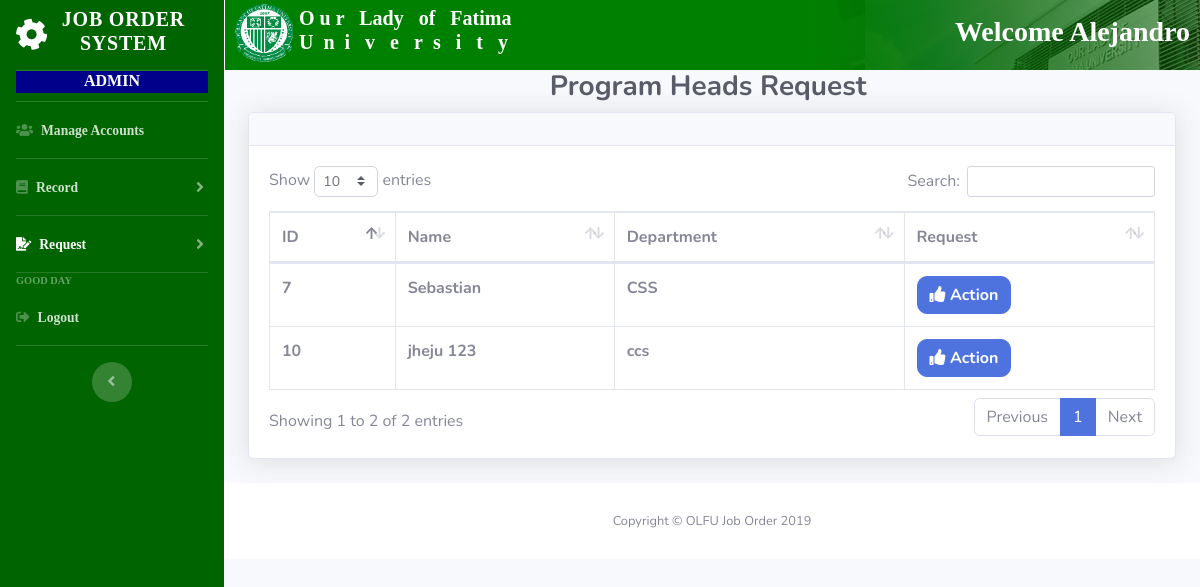
The page /Admin-Proghead.php (signed in) on the database its author committed.
### tables this page shows
CREATE TABLE `account` (
  `ID` int(255) NOT NULL,
  `firstname` char(255) NOT NULL,
  `lastname` char(255) NOT NULL,
  `department` char(255) NOT NULL,
  `access_level` char(255) NOT NULL,
  `username` varchar(255) NOT NULL,
  `password` varchar(255) NOT NULL
);

CREATE TABLE `jos_record` (
  `id` int(255) NOT NULL,
  `name` char(255) NOT NULL,
  `department` char(255) NOT NULL,
  `location` varchar(255) NOT NULL,
  `admin` char(255) NOT NULL,
  `engineer` char(255) NOT NULL,
  `head` char(255) NOT NULL,
  `petsa` varchar(255) NOT NULL
);

### Admin-Proghead.php (the view, shortened to what this page needs)
<?php
include 'include/isset.php';
$user = $_SESSION['USERNAME'];
$fname = "";
$all = mysqli_query($conn,'SELECT * FROM account WHERE USERNAME="'.$user.'" ');
if(mysqli_num_rows($all) > 0)
{
  $fname = "";
  while ($row = mysqli_fetch_assoc($all))
  {
    $fname = $row["firstname"];
  }
}
?>
<!DOCTYPE html>
<html lang="en">
<head>
  <link href="vendor/fontawesome-free/css/all.min.css" rel="stylesheet" type="text/css">
  <link href="css/sb-admin-2.min.css" rel="stylesheet">
  <link rel="stylesheet" type="text/css" href="css/allheader.css">
  <link href="vendor/datatables/dataTables.bootstrap4.min.css" rel="stylesheet">
</head>
<body id="page-top">
  <div id="wrapper">
    <ul class="navbar-nav  sidebar sidebar-dark accordion" id="accordionSidebar" style="background-color:darkgreen;">
      <a class="sidebar-brand d-flex align-items-center justify-content-center" href="Reports-Admin.php">
        <div class="sidebar-brand-icon rotate-n-15">
          <i class="fas fa-cog fa-spin"></i>
        </div>
        <div class="sidebar-brand-text mx-3"><h5  style="margin-left:-10px; font-weight:bold; ">Job Order System</h5></div>
      </a>
      <div class="sidebar-heading">
         <h6 style="font-weight:bold; color:white; text-align:center; background-color:darkblue; height:22px; ">ADMIN</h6>
      </div>
      <hr class="sidebar-divider my-0">
      <li class="nav-item">
        <a class="nav-link" href="Admin-ManageAccount.php">
          <i class="fas fa-users"></i>
          <span>Manage Accounts</span></a>
      </li>
      <hr class="sidebar-divider my-0">
      <li class="nav-item">
        <a class="nav-link collapsed" href="#" data-toggle="collapse" data-target="#collapseTwo" aria-expanded="true" aria-controls="collapseUtilities">
          <i class="fas fa-book"></i>
          <span>Record</span>
        </a>
      </li>
      <hr class="sidebar-divider my-0">
      <li class="nav-item  active">
        <a class="nav-link collapsed" href="#" data-toggle="collapse" data-target="#collapseUtilities" aria-expanded="true" aria-controls="collapseUtilities">
          <i class="fas fa-file-signature"></i>
          <span>Request</span>
        </a>
      </li>
      <hr class="sidebar-divider my-0">
      <div class="sidebar-heading">
        Good day
      </div>
      <li class="nav-item " style="cursor: pointer;">
          <a class="nav-link"  data-toggle="modal" data-target="#logoutModal">
               <i class="fas fa-sign-out-alt"></i>
          <span>Logout</span>
          </a>
      </li>
      <hr class="sidebar-divider d-none d-md-block">
      <div class="text-center d-none d-md-inline">
        <button class="rounded-circle border-0" id="sidebarToggle"></button>
      </div>
    </ul>
    <div id="content-wrapper" class="d-flex flex-column">
      <div id="content">
         <div class="topbar-background">
              <nav class="nav-bar static-top navbar-expand topbar mb-4" style="background: linear-gradient(to left, rgb(0,100,0,.5),rgb(0,100,0,.8),green,green,green,green);">
                <div class="background">
                   <div class="logo-txt" aria-label="Search" aria-describedby="basic-addon2">
                      <img src="img/olfu_logo_white_burned.png" id="fat-logo">
                      <h1 style="color:white; font-family:times;  " id="fat-txt">O u r &nbsp Lady &nbsp of &nbsp Fatima <br> U&nbsp  n&nbsp i &nbsp v &nbsp e &nbsp r&nbsp s &nbsp i &nbsp t &nbsp y</h1>
                   </div>
                   <div class="name-position">
                      <span class="mr-2 d-none d-lg-inline margin" ><h3 style="color:white;font-weight:bold; font-family:times; margin-right:10px; margin-top:15px;"><?php echo "Welcome"." ".$fname; ?></h3></span>
                   </div>
                </div>
              </nav>
          </div>
        <div class="container-fluid">
          <h1 class="h3 mb-2 text-gray-800" style="text-align:center; margin-left:23%; font-weight:bold;">Program Heads Request</h1>
          <div class="card shadow mb-4">
            <div class="card-header py-3">
            </div>
            <div class="card-body">
              <div class="table-responsive">
                <table class="table table-bordered" id="dataTable" width="100%" cellspacing="0">
                  <thead>
                    <tr>
                      <th>ID</th>
                      <th>Name</th>
                      <th>Department</th>
                      <th>Request</th>
                    </tr>
                  </thead>
                  <tbody>
                    <?php
                        $pending = "pending";
                        $table = mysqli_query($conn,'SELECT * FROM jos_record WHERE admin="'.$pending.'"');
                        if(mysqli_num_rows($table) > 0)
                          {  while ($row = mysqli_fetch_assoc($table))
                                {
                                  ?>
                    <tr>
                      <th><?php echo $row["id"]; ?></th>
                      <th><?php echo $row["name"]; ?></th>
                      <th><?php echo $row["department"]; ?></th>
                      <th>
                        <form method="POST" action="Admin-Proghead.php">
                        <button type="submit" name="action_btn" class="btn btn-primary" style="font-weight:bold; border-radius:10px 10px 10px 10px;"><i class="fas fa-thumbs-up"></i> Action</button></th></th>
                    </tr>
       <?php
                                   }
                                  }
                                ?>
                  </tbody>
                </table>
              </div>
            </div>
          </div>
      </div>
      <footer class="sticky-footer bg-white">
        <div class="container my-auto">
          <div class="copyright text-center my-auto">
            <span>Copyright &copy; OLFU Job Order 2019</span>
          </div>
        </div>
      </footer>
    </div>
  </div>
</body>
</html>

### css/allheader.css (style rules this page uses)
.topbar-background { background-image: url("../img/xtra.jpg"); width:100%; height: 70px; border-left: 1px white solid; }
.nav-bar { height: 70px; }
.logo-txt, .name-position { position: static; display: inline-block; }
#fat-txt, #fat-logo { float: left; }
.name-position { float: right; }
#fat-logo { width: 70px; height: 60px; padding-left: 10px; margin-top: 4px; }
#fat-txt, #position-txt { font-size: 25px; }
#fat-txt { padding-left:4px; margin-top: 6px; font-size: 20px; font-weight: bold; }

### Admin-Proghead.php (style rules this page uses)
.sidebar { font-family: tahoma; font-weight: bold; }
::placeholder { font-weight: bold; color:white; text-align: center; }

### rows shown on the page
account: firstname "Alejandro"
jos_record: id "7", name "Sebastian", department "CSS"
jos_record: id "10", name "jheju 123", department "ccs"
